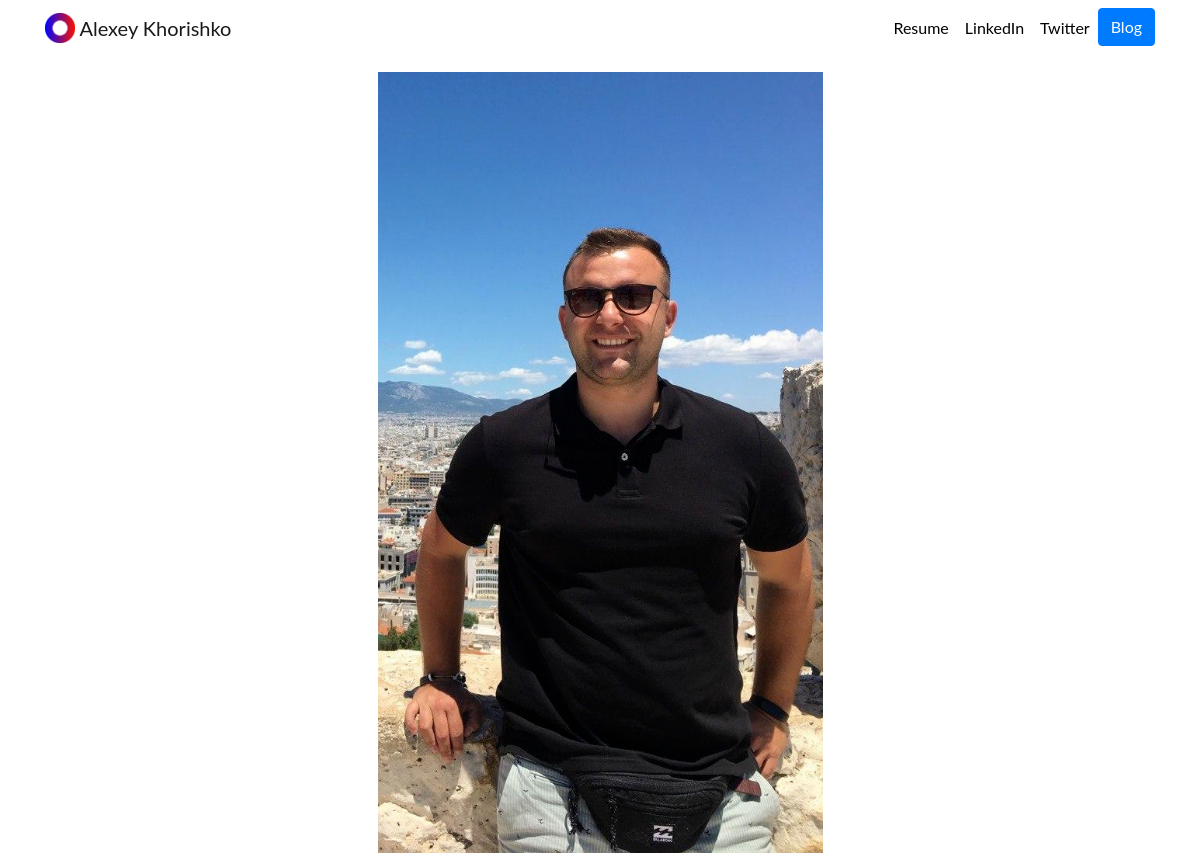
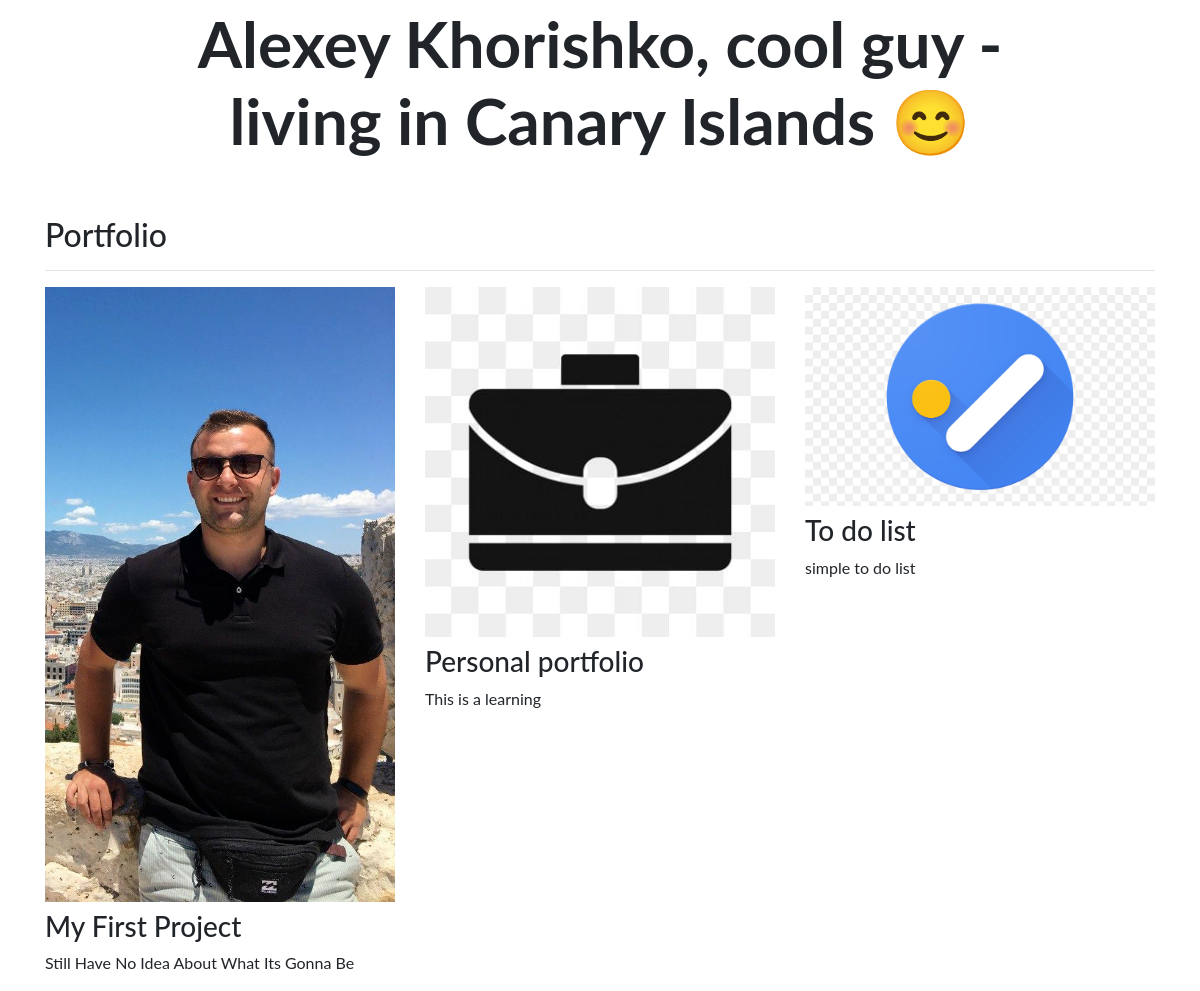
The page / on the database its author committed (2 pictures, top to bottom).
### portfolio/models.py (models this page shows, shortened)
class Project(models.Model):
    title = models.CharField(max_length=100)
    description = models.CharField(max_length=250)
    image = models.ImageField(upload_to='portfolio/images/')
    url = models.URLField(blank=True)

### portfolio/views.py (the view)
# urls.py: 2. Add a URL to urlpatterns:  path('', views.home, name='home')
def home(request):
    projects = Project.objects.all()
    return render(request, 'portfolio/home.html', {'projects':projects})

### portfolio/templates/portfolio/home.html
{% extends "portfolio/base.html" %}
{% load static %}
{% block content %}
<div class="row justify-content-center my-3">
  <div class="col-5">
    <img src="{% static 'portfolio/photo.png' %}" class="img-fluid">
  </div>
</div>
<div class="row justify-content-center mb-3">
  <div class="col-md-9 text-center">
    <h1 id="hometext" class="font-weight-bold">Alexey Khorishko, cool guy - living in Canary Islands 😊</h1>
  </div>
</div>
<h2 class="mt-5">Portfolio</h2>
<hr>
<div class="row">
  {% for project in projects %}
  <div class="col-lg-4 col-md-6">
    {% if project.url %}
    <a href="{{ project.url }}">
      <img src="{{ project.image.url }}" class="img-fluid mb-2">
    </a>
    {% else %}
    <img src="{{ project.image.url }}" class="img-fluid mb-2">
    {% endif %}
    <h3>{{ project.title }}</h3>
    <p>{{ project.description }}</p>
  </div>
  {% endfor %}
</div>
{% endblock %}

### portfolio/templates/portfolio/base.html (shortened to what this page needs)
{% load static %}
<!doctype html>
<html lang="en">
<head>
  <link rel="stylesheet" href="https://stackpath.bootstrapcdn.com/bootstrap/4.4.1/css/bootstrap.min.css">
  <link rel="stylesheet" href="{% static "portfolio/custom.css" %}">
</head>
<body>
  <nav id="topNav" class="navbar navbar-expand-md navbar-light">
    <div class="container">
      <a class="navbar-brand" href="{% url 'home' %}">
        <img src="{% static "portfolio/Logo.png" %}" width="30" height="30" class="d-inline-block align-top" alt="Alex Logo">
        <span>Alexey Khorishko</span>
      </a>
      <div class="collapse navbar-collapse text-center" id="navbarNav">
        <ul class="navbar-nav ml-auto">
          <li class="nav-item">
            <a class="nav-link" href="{% static "portfolio/cv111.pdf" %}">Resume</a>
          </li>
          <li class="nav-item">
            <a class="nav-link" href="https://www.linkedin.com/in/alexey-khorishko-08aba8109/" target="_blank">LinkedIn</a>
          </li>
          <li class="nav-item">
            <a class="nav-link" href="https://twitter.com/akhorishko" target="_blank">Twitter</a>
          </li>
          <li>
            <a role="button" href="{% url 'blog:all_blogs' %}" class="btn btn-primary">Blog</a>
          </li>
        </ul>
      </div>
    </div>
  </nav>
  <div class="container">
    {% block content %}{% endblock %}
  </div>
</body>
</html>

### portfolio/static/portfolio/custom.css (style rules this page uses)
.navbar-nav .nav-link { color: rgba(0,0,0,1) !important; }
body { font-family: 'Lato', sans-serif; }
@media (min-width: 992px) { #hometext { font-size: 4rem; } }

### rows shown on the page
Project: image (picture), title "My First Project", description "Still Have No Idea About What Its Gonna Be"
Project: image (picture), title "Personal portfolio", description "This is a learning"
Project: image (picture), title "To do list", description "simple to do list"
